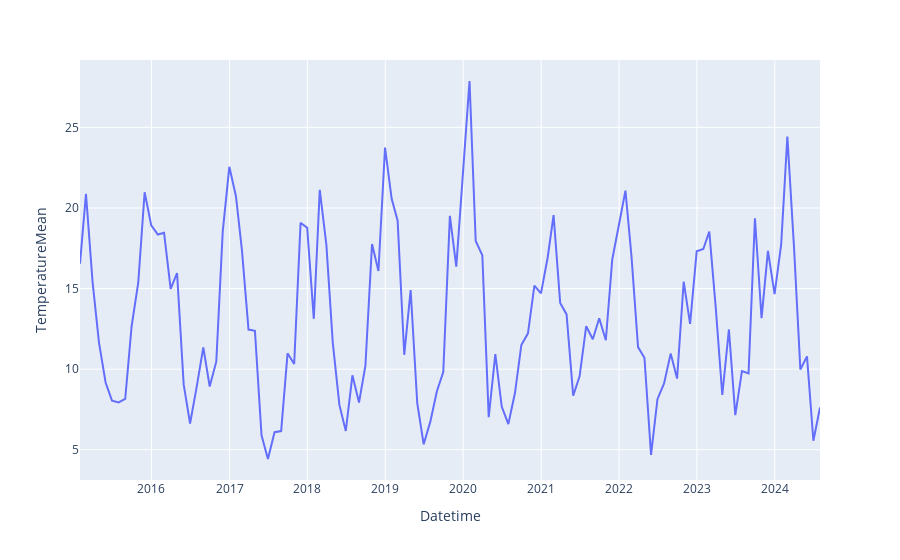

Notebook cell for this chart:
### Code cell
def lineChart(dataset,variable,startDate,endDate,period):


    dataset["Datetime"] = pd.to_datetime(dataset["Datetime"])
    daterange = pd.date_range(startDate, endDate, freq=period)

    filtered_dataset = dataset[dataset["Datetime"].isin(daterange)]

    fig = px.line(filtered_dataset, y=variable,x = "Datetime")
    fig.show()

startDate = pd.Timestamp("2015-01-01", tz='UTC')
endDate = pd.Timestamp("2024-07-31", tz='UTC')
variable = "TemperatureMean"
period = "M"
print(lineChart(dataset,variable,startDate,endDate,period))
